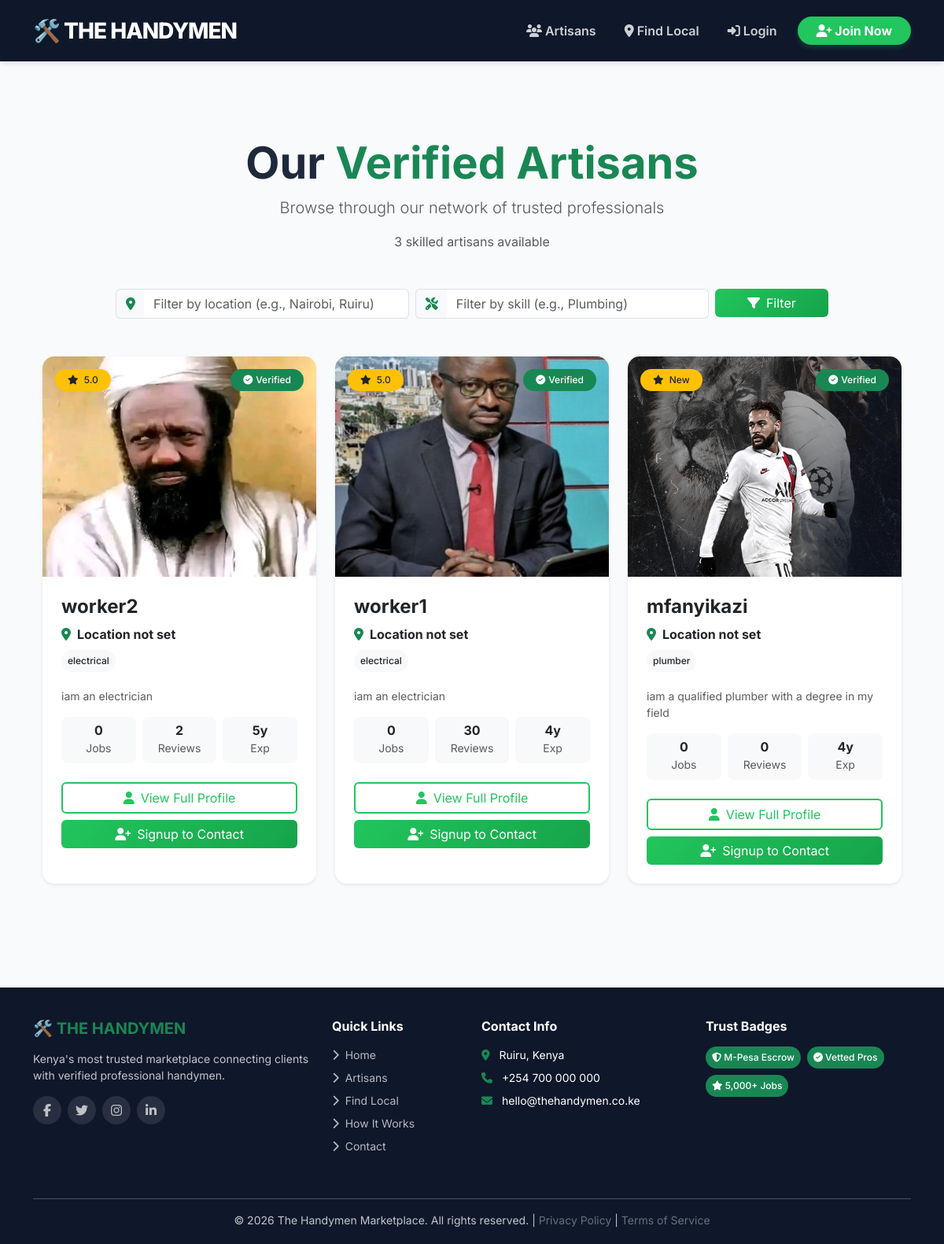
Page /artisans/ on the earlier database version.
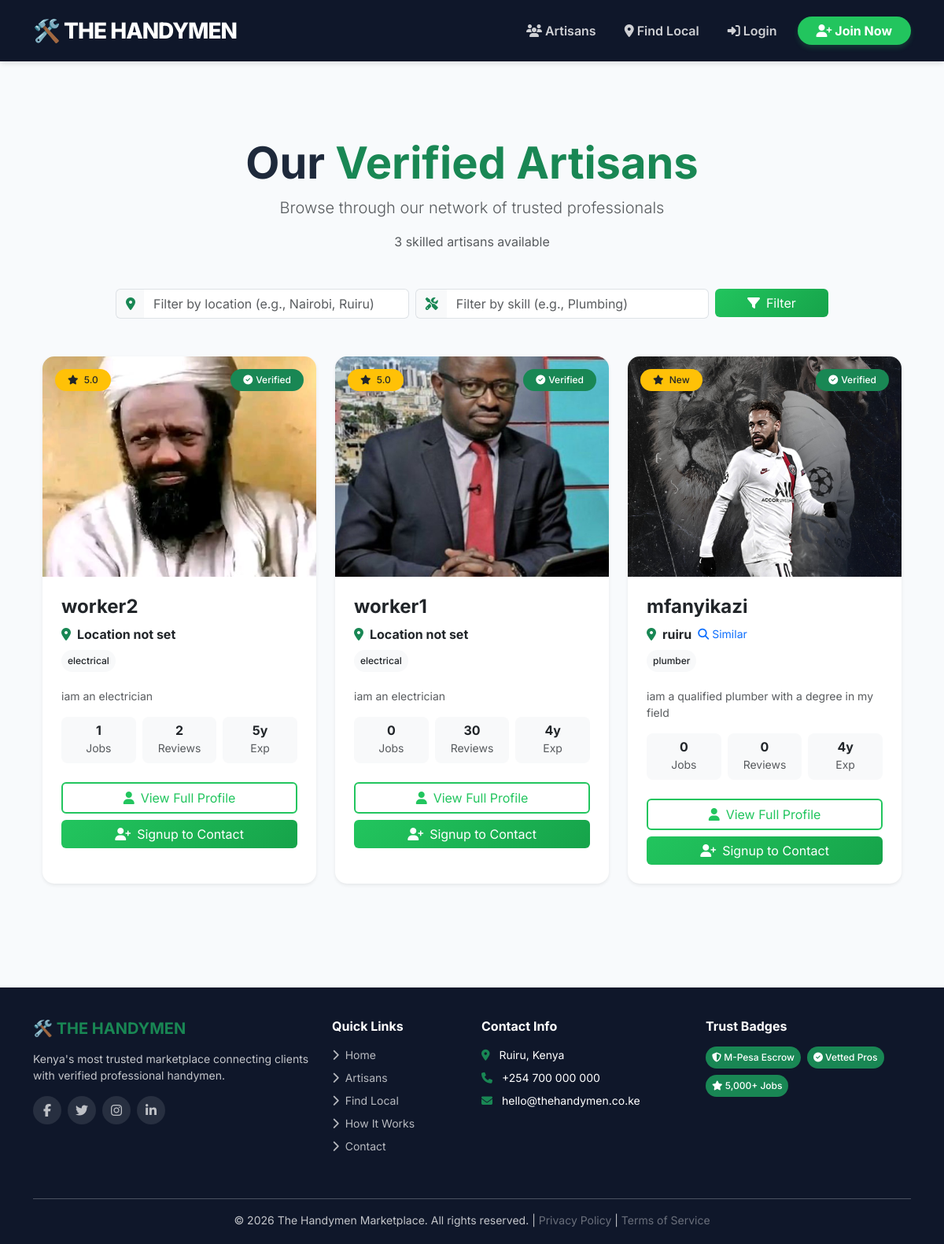
Same page on the later database version.
### accounts/models.py (models this page shows, shortened)
class User(AbstractUser):
    is_handyman = models.BooleanField(default=False)
    is_client = models.BooleanField(default=False)
    is_email_verified = models.BooleanField(default=False)

class Profile(models.Model):
    user = models.OneToOneField(User, on_delete=models.CASCADE, related_name='profile')
    bio = models.TextField(max_length=500, blank=True)
    skills = models.CharField(max_length=255, blank=True)
    experience_years = models.IntegerField(default=0)
    cv = models.FileField(upload_to='cvs/', blank=True, null=True)
    is_verified = models.BooleanField(default=False)
    profile_photo = models.ImageField(upload_to='profile_photos/', null=True, blank=True)
    location = models.CharField(max_length=255, blank=True)  # Location field
    phone_number = models.CharField(max_length=15, blank=True)

### accounts/views.py (the view)
# urls.py: path('artisans/', views.artisans_list, name='artisans_list'),
def artisans_list(request):
    artisans = User.objects.filter(
        is_handyman=True,
        profile__is_verified=True
    ).select_related('profile').annotate(
        avg_rating=Avg('reviews_received__rating'),
        review_count=Count('reviews_received'),
        job_count=Count('hired_jobs', filter=Q(hired_jobs__status='completed'))
    ).order_by('-avg_rating', '-job_count')
    location = request.GET.get('location', '')
    if location:
        artisans = artisans.filter(profile__location__icontains=location)
    skill = request.GET.get('skill', '')
    if skill:
        artisans = artisans.filter(profile__skills__icontains=skill)
    return render(request, 'accounts/artisans_list.html', {
        'artisans': artisans,
        'total_artisans': artisans.count()
    })

### accounts/templates/accounts/artisans_list.html (shortened to what the changed rows need)
{% extends 'base.html' %}
{% load static %}
{% block content %}
<div class="container py-5">
    <div class="text-center mb-5">
        <h1 class="display-4 fw-bold">Our <span class="text-success">Verified Artisans</span></h1>
    </div>
    <div class="row g-4">
        {% for artisan in artisans %}
        <div class="col-lg-4 col-md-6">
            <div class="card h-100 border-0 shadow-sm hover-card">
                <div class="position-relative">
                    {% if artisan.profile.profile_photo %}
                        <img src="{{ artisan.profile.profile_photo.url }}"
                             class="card-img-top"
                             style="height: 280px; object-fit: cover;"
                             alt="{{ artisan.get_full_name|default:artisan.username }}">
                    {% else %}
                        <div class="bg-light d-flex align-items-center justify-content-center"
                             style="height: 280px;">
                            <i class="fas fa-user-circle fa-5x text-secondary"></i>
                        </div>
                    {% endif %}
                    <div class="position-absolute top-0 end-0 m-3">
                        <span class="badge bg-success py-2 px-3">
                            <i class="fas fa-check-circle me-1"></i>Verified
                        </span>
                    </div>
                    <div class="position-absolute top-0 start-0 m-3">
                        <span class="badge bg-warning text-dark py-2 px-3">
                            <i class="fas fa-star me-1"></i>
                            {% if artisan.avg_rating %}
                                {{ artisan.avg_rating|floatformat:1 }}
                            {% else %}
                                New
                            {% endif %}
                        </span>
                    </div>
                </div>
                <div class="card-body p-4">
                    <div class="d-flex justify-content-between align-items-start mb-2">
                        <h4 class="fw-bold mb-0">{{ artisan.get_full_name|default:artisan.username }}</h4>
                    </div>
                    <div class="d-flex align-items-center mb-2">
                        <i class="fas fa-map-marker-alt text-success me-2"></i>
                        <span class="fw-bold">{{ artisan.profile.location|default:"Location not set" }}</span>
                        {% if artisan.profile.location %}
                            <a href="{% url 'artisans_list' %}?location={{ artisan.profile.location|urlencode }}" class="ms-2 small text-decoration-none">
                                <i class="fas fa-search"></i> Similar
                            </a>
                        {% endif %}
                    </div>
                    {% if artisan.profile.skills %}
                    <div class="mb-3">
                        {% for skill in artisan.profile.skills.split %}
                            <span class="badge bg-light text-dark me-1 mb-1 p-2">{{ skill }}</span>
                        {% endfor %}
                    </div>
                    {% endif %}
                    <p class="text-muted small mb-3">
                        {{ artisan.profile.bio|truncatechars:100|default:"No bio provided" }}
                    </p>
                    <div class="row text-center mb-4 g-2">
                        <div class="col-4">
                            <div class="bg-light rounded-3 p-2">
                                <h6 class="fw-bold mb-0">{{ artisan.job_count|default:0 }}</h6>
                                <small class="text-muted">Jobs</small>
                            </div>
                        </div>
                        <div class="col-4">
                            <div class="bg-light rounded-3 p-2">
                                <h6 class="fw-bold mb-0">{{ artisan.review_count|default:0 }}</h6>
                                <small class="text-muted">Reviews</small>
                            </div>
                        </div>
                        <div class="col-4">
                            <div class="bg-light rounded-3 p-2">
                                <h6 class="fw-bold mb-0">{{ artisan.profile.experience_years|default:0 }}y</h6>
                                <small class="text-muted">Exp</small>
                            </div>
                        </div>
                    </div>
                    <div class="d-grid gap-2">
                        <a href="{% url 'public_profile' artisan.id %}" class="btn btn-outline-success">
                            <i class="fas fa-user me-2"></i>View Full Profile
                        </a>
                        {% if user.is_authenticated %}
                            {% if user.is_client %}
                                {% if artisan.profile.phone_number %}
                                    <a href="tel:{{ artisan.profile.phone_number }}" class="btn btn-success">
                                        <i class="fas fa-phone me-2"></i>Call {{ artisan.profile.phone_number }}
                                    </a>
                                {% else %}
                                    <button class="btn btn-secondary" disabled>
                                        <i class="fas fa-phone-slash me-2"></i>No Phone Available
                                    </button>
                                {% endif %}
                            {% elif user.is_handyman %}
                                <button class="btn btn-secondary" disabled>
                                    <i class="fas fa-phone me-2"></i>Contact via Job Posting
                                </button>
                            {% endif %}
                        {% else %}
                            <a href="{% url 'signup' %}?next={% url 'public_profile' artisan.id %}" class="btn btn-success">
                                <i class="fas fa-user-plus me-2"></i>Signup to Contact
                            </a>
                        {% endif %}
                    </div>
                </div>
            </div>
        </div>
        {% endfor %}
    </div>
</div>
<link rel="stylesheet" href="https://cdnjs.cloudflare.com/ajax/libs/font-awesome/6.4.2/css/all.min.css">
{% endblock %}

Differences in the rows shown:
changed User "worker2": job_count "0" → "1"
changed User "mfanyikazi": profile.location "Location not set" → "ruiru"; now shows "Similar"
changed Profile "plumber": location empty → "ruiru" (drawn)
